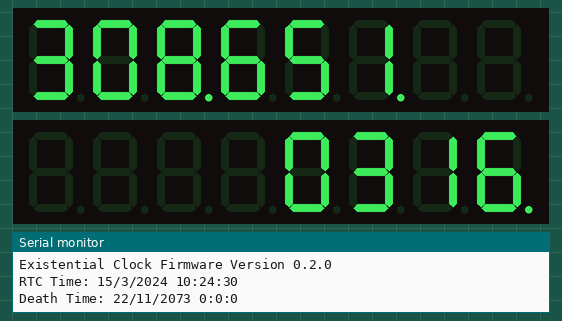
Bench run of a sketch on a simulated Arduino Uno, built with avr-gcc and run on an emulated ATmega328P. Shown: 2 × 8-digit seven-segment display, the last lines printed to the serial monitor. The local clock reads 2024-03-15 10:24:30 at power-on unless the sketch sets it.

Above: at 0.1 s.
At 4.1 s:
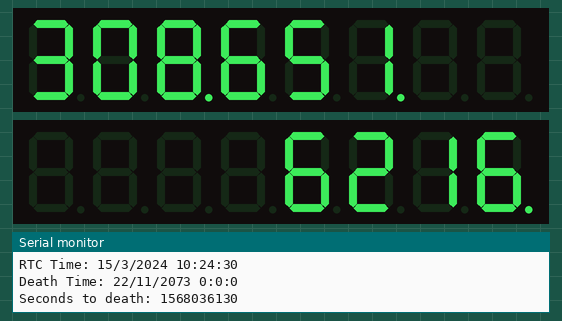
At 8.1 s:
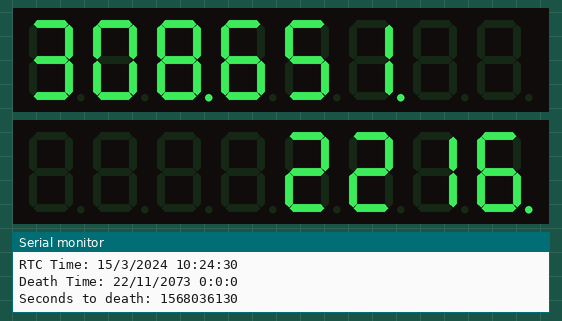
At 17.1 s:
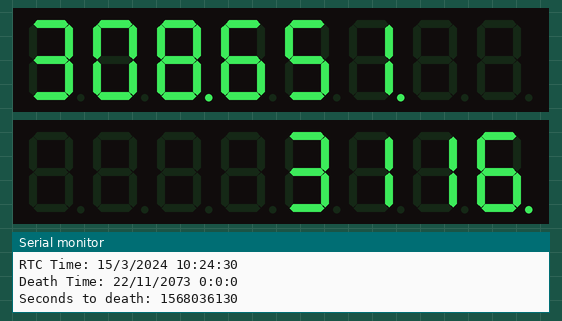
At 25.1 s:
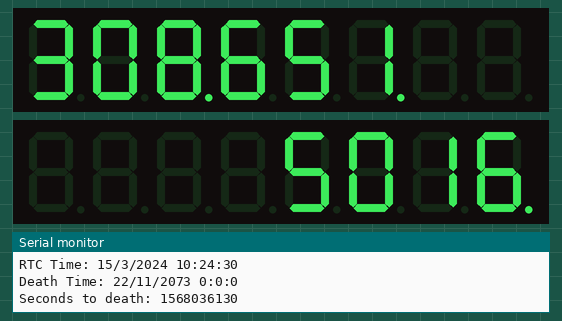
At 38.1 s:
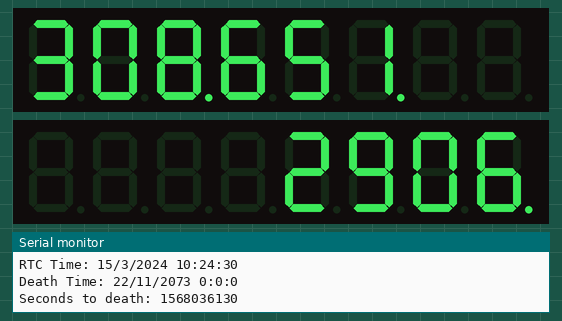

The sketch:

existentialClockFirmware.ino
```cpp
// BETA TESTING FIRMWARE
// Fixed brightness (no photo‑resistor)
// RTC calculated time to live

#define FIRMWARE_VERSION "0.2.0" //change this at each new release

#include <Wire.h>
#include <RTClib.h>
#include "LedControl.h"

LedControl lc = LedControl(7, 6, 5, 2); // Arduino pins: D7=DIN, D6=CLK, D5=LOAD/CS, 2=2x7219 driver chips
RTC_DS3231 rtc;

int fixedBrightness = 0; // set the fixed brightness: 0 (dimmest) to 15 (brightest)

DateTime deathTime(2073, 11, 22, 00, 00, 00);  // (year, month, day, hour...) of death

void setup() {
  Serial.begin(9600);
  if (!rtc.begin()) {
  Serial.println("RTC init fail, check connections");
  delay(1000);  // give time to send before blocking
  while (1);
  }
  Serial.print("Existential Clock Firmware Version ");
  Serial.println(FIRMWARE_VERSION);

  TimeSpan remaining = deathTime - rtc.now();

  Serial.print("RTC Time: ");
  Serial.print(rtc.now().day()); Serial.print("/");
  Serial.print(rtc.now().month()); Serial.print("/");
  Serial.print(rtc.now().year()); Serial.print(" ");
  Serial.print(rtc.now().hour()); Serial.print(":");
  Serial.print(rtc.now().minute()); Serial.print(":");
  Serial.println(rtc.now().second());

  Serial.print("Death Time: ");
  Serial.print(deathTime.day()); Serial.print("/");
  Serial.print(deathTime.month()); Serial.print("/");
  Serial.print(deathTime.year()); Serial.print(" ");
  Serial.print(deathTime.hour()); Serial.print(":");
  Serial.print(deathTime.minute()); Serial.print(":");
  Serial.println(deathTime.second());

  Serial.print("Seconds to death: ");
  Serial.println((unsigned long)remaining.totalseconds());

  for (int i = 0; i < 2; i++) {
    lc.shutdown(i, false);
    lc.clearDisplay(i);
    lc.setIntensity(i, fixedBrightness);
  }
}

// Show number with dots every 3 digits
void displayNumber(unsigned long long val) {
  int digits[12];
  for (int i = 0; i < 12; i++) {
    digits[i] = val % 10;
    val /= 10;
  }

  bool leading = true;
  for (int i = 11; i >= 0; i--) {
    int d = digits[i];
    int dev = (11 - i) / 8;
    int pos = (11 - i) % 8;
    bool dp = (i % 3 == 0 && i != 0);

    if (leading && d == 0)
      lc.setChar(dev, pos, ' ', false);
    else {
      lc.setDigit(dev, pos, d, dp);
      leading = false;
    }
  }
}

void loop() {
  static int lastSecond = -1;

  DateTime current = rtc.now();
  int sec = current.second();

  if (sec != lastSecond) {  // only run once per new RTC second
    lastSecond = sec;

    if (current >= deathTime) {
      for (int i = 0; i < 2; i++) lc.clearDisplay(i);
      while (1);  // stop execution permanently
    }

    TimeSpan remaining = deathTime - current;
    unsigned long long totalSecs = remaining.totalseconds();
    displayNumber(totalSecs);
  }

  delay(50);  // modest polling rate for I²C, adjust 20–100 ms if desired
}
```

Measured:
- what the display in image 0 shows lasts 0.9 s, from 0.1 s to 1.0 s
- what the display in image 2 shows lasts 1.0 s, from 8.0 s to 9.0 s
